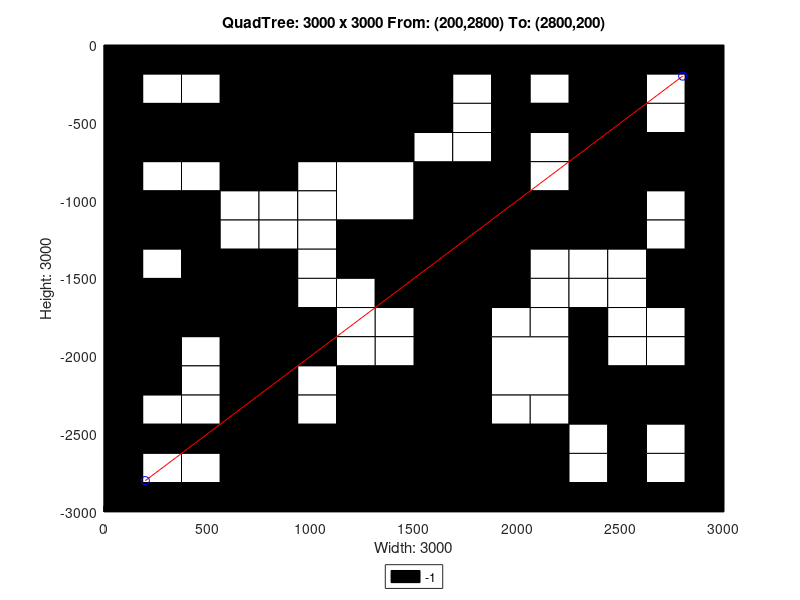

Write MATLAB code to recreate this figure.
axis([0 3000 -3000 0]);
title('QuadTree: 3000 x 3000 From: (200,2800) To: (2800,200)');
xlabel('Width: 3000');
ylabel('Height: 3000');
rectangle('Position',[750 -750 750 750], 'FaceColor',[0 0 0]);
rectangle('Position',[0 -750 375 375], 'FaceColor',[0 0 0]);
rectangle('Position',[375 -750 375 375], 'FaceColor',[0 0 0]);
rectangle('Position',[1125 -1125 375 375], 'FaceColor',[1 1 1]);
rectangle('Position',[1125 -1500 375 375], 'FaceColor',[0 0 0]);
rectangle('Position',[2250 -375 375 375], 'FaceColor',[0 0 0]);
rectangle('Position',[2250 -750 375 375], 'FaceColor',[0 0 0]);
rectangle('Position',[1500 -1125 375 375], 'FaceColor',[0 0 0]);
rectangle('Position',[1500 -1500 375 375], 'FaceColor',[0 0 0]);
rectangle('Position',[2250 -1125 375 375], 'FaceColor',[0 0 0]);
rectangle('Position',[0 -1875 375 375], 'FaceColor',[0 0 0]);
rectangle('Position',[375 -1875 375 375], 'FaceColor',[0 0 0]);
rectangle('Position',[0 -2250 375 375], 'FaceColor',[0 0 0]);
rectangle('Position',[1125 -2625 375 375], 'FaceColor',[0 0 0]);
rectangle('Position',[750 -3000 375 375], 'FaceColor',[0 0 0]);
rectangle('Position',[1125 -3000 375 375], 'FaceColor',[0 0 0]);
rectangle('Position',[1500 -1875 375 375], 'FaceColor',[0 0 0]);
rectangle('Position',[1500 -2250 375 375], 'FaceColor',[0 0 0]);
rectangle('Position',[1875 -2250 375 375], 'FaceColor',[1 1 1]);
rectangle('Position',[1500 -2625 375 375], 'FaceColor',[0 0 0]);
rectangle('Position',[1500 -3000 375 375], 'FaceColor',[0 0 0]);
rectangle('Position',[1875 -3000 375 375], 'FaceColor',[0 0 0]);
rectangle('Position',[0 -187.5 187.5 187.5], 'FaceColor',[0 0 0]);
rectangle('Position',[187.5 -187.5 187.5 187.5], 'FaceColor',[0 0 0]);
rectangle('Position',[0 -375 187.5 187.5], 'FaceColor',[0 0 0]);
rectangle('Position',[187.5 -375 187.5 187.5], 'FaceColor',[1 1 1]);
rectangle('Position',[375 -187.5 187.5 187.5], 'FaceColor',[0 0 0]);
rectangle('Position',[562.5 -187.5 187.5 187.5], 'FaceColor',[0 0 0]);
rectangle('Position',[375 -375 187.5 187.5], 'FaceColor',[1 1 1]);
rectangle('Position',[562.5 -375 187.5 187.5], 'FaceColor',[0 0 0]);
rectangle('Position',[0 -937.5 187.5 187.5], 'FaceColor',[0 0 0]);
rectangle('Position',[187.5 -937.5 187.5 187.5], 'FaceColor',[1 1 1]);
rectangle('Position',[0 -1125 187.5 187.5], 'FaceColor',[0 0 0]);
rectangle('Position',[187.5 -1125 187.5 187.5], 'FaceColor',[0 0 0]);
rectangle('Position',[375 -937.5 187.5 187.5], 'FaceColor',[1 1 1]);
rectangle('Position',[562.5 -937.5 187.5 187.5], 'FaceColor',[0 0 0]);
rectangle('Position',[375 -1125 187.5 187.5], 'FaceColor',[0 0 0]);
rectangle('Position',[562.5 -1125 187.5 187.5], 'FaceColor',[1 1 1]);
rectangle('Position',[0 -1312.5 187.5 187.5], 'FaceColor',[0 0 0]);
rectangle('Position',[187.5 -1312.5 187.5 187.5], 'FaceColor',[0 0 0]);
rectangle('Position',[0 -1500 187.5 187.5], 'FaceColor',[0 0 0]);
rectangle('Position',[187.5 -1500 187.5 187.5], 'FaceColor',[1 1 1]);
rectangle('Position',[375 -1312.5 187.5 187.5], 'FaceColor',[0 0 0]);
rectangle('Position',[562.5 -1312.5 187.5 187.5], 'FaceColor',[1 1 1]);
rectangle('Position',[375 -1500 187.5 187.5], 'FaceColor',[0 0 0]);
rectangle('Position',[562.5 -1500 187.5 187.5], 'FaceColor',[0 0 0]);
rectangle('Position',[750 -937.5 187.5 187.5], 'FaceColor',[0 0 0]);
rectangle('Position',[937.5 -937.5 187.5 187.5], 'FaceColor',[1 1 1]);
rectangle('Position',[750 -1125 187.5 187.5], 'FaceColor',[1 1 1]);
rectangle('Position',[937.5 -1125 187.5 187.5], 'FaceColor',[1 1 1]);
rectangle('Position',[750 -1312.5 187.5 187.5], 'FaceColor',[1 1 1]);
rectangle('Position',[937.5 -1312.5 187.5 187.5], 'FaceColor',[1 1 1]);
rectangle('Position',[750 -1500 187.5 187.5], 'FaceColor',[0 0 0]);
rectangle('Position',[937.5 -1500 187.5 187.5], 'FaceColor',[1 1 1]);
rectangle('Position',[1500 -187.5 187.5 187.5], 'FaceColor',[0 0 0]);
rectangle('Position',[1687.5 -187.5 187.5 187.5], 'FaceColor',[0 0 0]);
rectangle('Position',[1500 -375 187.5 187.5], 'FaceColor',[0 0 0]);
rectangle('Position',[1687.5 -375 187.5 187.5], 'FaceColor',[1 1 1]);
rectangle('Position',[1875 -187.5 187.5 187.5], 'FaceColor',[0 0 0]);
rectangle('Position',[2062.5 -187.5 187.5 187.5], 'FaceColor',[0 0 0]);
rectangle('Position',[1875 -375 187.5 187.5], 'FaceColor',[0 0 0]);
rectangle('Position',[2062.5 -375 187.5 187.5], 'FaceColor',[1 1 1]);
rectangle('Position',[1500 -562.5 187.5 187.5], 'FaceColor',[0 0 0]);
rectangle('Position',[1687.5 -562.5 187.5 187.5], 'FaceColor',[1 1 1]);
rectangle('Position',[1500 -750 187.5 187.5], 'FaceColor',[1 1 1]);
rectangle('Position',[1687.5 -750 187.5 187.5], 'FaceColor',[1 1 1]);
rectangle('Position',[1875 -562.5 187.5 187.5], 'FaceColor',[0 0 0]);
rectangle('Position',[2062.5 -562.5 187.5 187.5], 'FaceColor',[0 0 0]);
rectangle('Position',[1875 -750 187.5 187.5], 'FaceColor',[0 0 0]);
rectangle('Position',[2062.5 -750 187.5 187.5], 'FaceColor',[1 1 1]);
rectangle('Position',[2625 -187.5 187.5 187.5], 'FaceColor',[0 0 0]);
rectangle('Position',[2812.5 -187.5 187.5 187.5], 'FaceColor',[0 0 0]);
rectangle('Position',[2625 -375 187.5 187.5], 'FaceColor',[1 1 1]);
rectangle('Position',[2812.5 -375 187.5 187.5], 'FaceColor',[0 0 0]);
rectangle('Position',[2625 -562.5 187.5 187.5], 'FaceColor',[1 1 1]);
rectangle('Position',[2812.5 -562.5 187.5 187.5], 'FaceColor',[0 0 0]);
rectangle('Position',[2625 -750 187.5 187.5], 'FaceColor',[0 0 0]);
rectangle('Position',[2812.5 -750 187.5 187.5], 'FaceColor',[0 0 0]);
rectangle('Position',[1875 -937.5 187.5 187.5], 'FaceColor',[0 0 0]);
rectangle('Position',[2062.5 -937.5 187.5 187.5], 'FaceColor',[1 1 1]);
rectangle('Position',[1875 -1125 187.5 187.5], 'FaceColor',[0 0 0]);
rectangle('Position',[2062.5 -1125 187.5 187.5], 'FaceColor',[0 0 0]);
rectangle('Position',[1875 -1312.5 187.5 187.5], 'FaceColor',[0 0 0]);
rectangle('Position',[2062.5 -1312.5 187.5 187.5], 'FaceColor',[0 0 0]);
rectangle('Position',[1875 -1500 187.5 187.5], 'FaceColor',[0 0 0]);
rectangle('Position',[2062.5 -1500 187.5 187.5], 'FaceColor',[1 1 1]);
rectangle('Position',[2625 -937.5 187.5 187.5], 'FaceColor',[0 0 0]);
rectangle('Position',[2812.5 -937.5 187.5 187.5], 'FaceColor',[0 0 0]);
rectangle('Position',[2625 -1125 187.5 187.5], 'FaceColor',[1 1 1]);
rectangle('Position',[2812.5 -1125 187.5 187.5], 'FaceColor',[0 0 0]);
rectangle('Position',[2250 -1312.5 187.5 187.5], 'FaceColor',[0 0 0]);
rectangle('Position',[2437.5 -1312.5 187.5 187.5], 'FaceColor',[0 0 0]);
rectangle('Position',[2250 -1500 187.5 187.5], 'FaceColor',[1 1 1]);
rectangle('Position',[2437.5 -1500 187.5 187.5], 'FaceColor',[1 1 1]);
rectangle('Position',[2625 -1312.5 187.5 187.5], 'FaceColor',[1 1 1]);
rectangle('Position',[2812.5 -1312.5 187.5 187.5], 'FaceColor',[0 0 0]);
rectangle('Position',[2625 -1500 187.5 187.5], 'FaceColor',[0 0 0]);
rectangle('Position',[2812.5 -1500 187.5 187.5], 'FaceColor',[0 0 0]);
rectangle('Position',[375 -2062.5 187.5 187.5], 'FaceColor',[1 1 1]);
rectangle('Position',[562.5 -2062.5 187.5 187.5], 'FaceColor',[0 0 0]);
rectangle('Position',[375 -2250 187.5 187.5], 'FaceColor',[1 1 1]);
rectangle('Position',[562.5 -2250 187.5 187.5], 'FaceColor',[0 0 0]);
rectangle('Position',[750 -1687.5 187.5 187.5], 'FaceColor',[0 0 0]);
rectangle('Position',[937.5 -1687.5 187.5 187.5], 'FaceColor',[1 1 1]);
rectangle('Position',[750 -1875 187.5 187.5], 'FaceColor',[0 0 0]);
rectangle('Position',[937.5 -1875 187.5 187.5], 'FaceColor',[0 0 0]);
rectangle('Position',[1125 -1687.5 187.5 187.5], 'FaceColor',[1 1 1]);
rectangle('Position',[1312.5 -1687.5 187.5 187.5], 'FaceColor',[0 0 0]);
rectangle('Position',[1125 -1875 187.5 187.5], 'FaceColor',[1 1 1]);
rectangle('Position',[1312.5 -1875 187.5 187.5], 'FaceColor',[1 1 1]);
rectangle('Position',[750 -2062.5 187.5 187.5], 'FaceColor',[0 0 0]);
rectangle('Position',[937.5 -2062.5 187.5 187.5], 'FaceColor',[0 0 0]);
rectangle('Position',[750 -2250 187.5 187.5], 'FaceColor',[0 0 0]);
rectangle('Position',[937.5 -2250 187.5 187.5], 'FaceColor',[1 1 1]);
rectangle('Position',[1125 -2062.5 187.5 187.5], 'FaceColor',[1 1 1]);
rectangle('Position',[1312.5 -2062.5 187.5 187.5], 'FaceColor',[1 1 1]);
rectangle('Position',[1125 -2250 187.5 187.5], 'FaceColor',[0 0 0]);
rectangle('Position',[1312.5 -2250 187.5 187.5], 'FaceColor',[0 0 0]);
rectangle('Position',[0 -2437.5 187.5 187.5], 'FaceColor',[0 0 0]);
rectangle('Position',[187.5 -2437.5 187.5 187.5], 'FaceColor',[1 1 1]);
rectangle('Position',[0 -2625 187.5 187.5], 'FaceColor',[0 0 0]);
rectangle('Position',[187.5 -2625 187.5 187.5], 'FaceColor',[0 0 0]);
rectangle('Position',[375 -2437.5 187.5 187.5], 'FaceColor',[1 1 1]);
rectangle('Position',[562.5 -2437.5 187.5 187.5], 'FaceColor',[0 0 0]);
rectangle('Position',[375 -2625 187.5 187.5], 'FaceColor',[0 0 0]);
rectangle('Position',[562.5 -2625 187.5 187.5], 'FaceColor',[0 0 0]);
rectangle('Position',[0 -2812.5 187.5 187.5], 'FaceColor',[0 0 0]);
rectangle('Position',[187.5 -2812.5 187.5 187.5], 'FaceColor',[1 1 1]);
rectangle('Position',[0 -3000 187.5 187.5], 'FaceColor',[0 0 0]);
rectangle('Position',[187.5 -3000 187.5 187.5], 'FaceColor',[0 0 0]);
rectangle('Position',[375 -2812.5 187.5 187.5], 'FaceColor',[1 1 1]);
rectangle('Position',[562.5 -2812.5 187.5 187.5], 'FaceColor',[0 0 0]);
rectangle('Position',[375 -3000 187.5 187.5], 'FaceColor',[0 0 0]);
rectangle('Position',[562.5 -3000 187.5 187.5], 'FaceColor',[0 0 0]);
rectangle('Position',[750 -2437.5 187.5 187.5], 'FaceColor',[0 0 0]);
rectangle('Position',[937.5 -2437.5 187.5 187.5], 'FaceColor',[1 1 1]);
rectangle('Position',[750 -2625 187.5 187.5], 'FaceColor',[0 0 0]);
rectangle('Position',[937.5 -2625 187.5 187.5], 'FaceColor',[0 0 0]);
rectangle('Position',[1875 -1687.5 187.5 187.5], 'FaceColor',[0 0 0]);
rectangle('Position',[2062.5 -1687.5 187.5 187.5], 'FaceColor',[1 1 1]);
rectangle('Position',[1875 -1875 187.5 187.5], 'FaceColor',[1 1 1]);
rectangle('Position',[2062.5 -1875 187.5 187.5], 'FaceColor',[1 1 1]);
rectangle('Position',[2250 -1687.5 187.5 187.5], 'FaceColor',[1 1 1]);
rectangle('Position',[2437.5 -1687.5 187.5 187.5], 'FaceColor',[1 1 1]);
rectangle('Position',[2250 -1875 187.5 187.5], 'FaceColor',[0 0 0]);
rectangle('Position',[2437.5 -1875 187.5 187.5], 'FaceColor',[1 1 1]);
rectangle('Position',[2625 -1687.5 187.5 187.5], 'FaceColor',[0 0 0]);
rectangle('Position',[2812.5 -1687.5 187.5 187.5], 'FaceColor',[0 0 0]);
rectangle('Position',[2625 -1875 187.5 187.5], 'FaceColor',[1 1 1]);
rectangle('Position',[2812.5 -1875 187.5 187.5], 'FaceColor',[0 0 0]);
rectangle('Position',[2250 -2062.5 187.5 187.5], 'FaceColor',[0 0 0]);
rectangle('Position',[2437.5 -2062.5 187.5 187.5], 'FaceColor',[1 1 1]);
rectangle('Position',[2250 -2250 187.5 187.5], 'FaceColor',[0 0 0]);
rectangle('Position',[2437.5 -2250 187.5 187.5], 'FaceColor',[0 0 0]);
rectangle('Position',[2625 -2062.5 187.5 187.5], 'FaceColor',[1 1 1]);
rectangle('Position',[2812.5 -2062.5 187.5 187.5], 'FaceColor',[0 0 0]);
rectangle('Position',[2625 -2250 187.5 187.5], 'FaceColor',[0 0 0]);
rectangle('Position',[2812.5 -2250 187.5 187.5], 'FaceColor',[0 0 0]);
rectangle('Position',[1875 -2437.5 187.5 187.5], 'FaceColor',[1 1 1]);
rectangle('Position',[2062.5 -2437.5 187.5 187.5], 'FaceColor',[1 1 1]);
rectangle('Position',[1875 -2625 187.5 187.5], 'FaceColor',[0 0 0]);
rectangle('Position',[2062.5 -2625 187.5 187.5], 'FaceColor',[0 0 0]);
rectangle('Position',[2250 -2437.5 187.5 187.5], 'FaceColor',[0 0 0]);
rectangle('Position',[2437.5 -2437.5 187.5 187.5], 'FaceColor',[0 0 0]);
rectangle('Position',[2250 -2625 187.5 187.5], 'FaceColor',[1 1 1]);
rectangle('Position',[2437.5 -2625 187.5 187.5], 'FaceColor',[0 0 0]);
rectangle('Position',[2625 -2437.5 187.5 187.5], 'FaceColor',[0 0 0]);
rectangle('Position',[2812.5 -2437.5 187.5 187.5], 'FaceColor',[0 0 0]);
rectangle('Position',[2625 -2625 187.5 187.5], 'FaceColor',[1 1 1]);
rectangle('Position',[2812.5 -2625 187.5 187.5], 'FaceColor',[0 0 0]);
rectangle('Position',[2250 -2812.5 187.5 187.5], 'FaceColor',[1 1 1]);
rectangle('Position',[2437.5 -2812.5 187.5 187.5], 'FaceColor',[0 0 0]);
rectangle('Position',[2250 -3000 187.5 187.5], 'FaceColor',[0 0 0]);
rectangle('Position',[2437.5 -3000 187.5 187.5], 'FaceColor',[0 0 0]);
rectangle('Position',[2625 -2812.5 187.5 187.5], 'FaceColor',[1 1 1]);
rectangle('Position',[2812.5 -2812.5 187.5 187.5], 'FaceColor',[0 0 0]);
rectangle('Position',[2625 -3000 187.5 187.5], 'FaceColor',[0 0 0]);
rectangle('Position',[2812.5 -3000 187.5 187.5], 'FaceColor',[0 0 0]);
X=[2800,200];
Y=[-200,-2800];
hold on;
plot(X,Y,'r');
plot(X,Y,'bo');
legend('-1','Location','southoutside');
